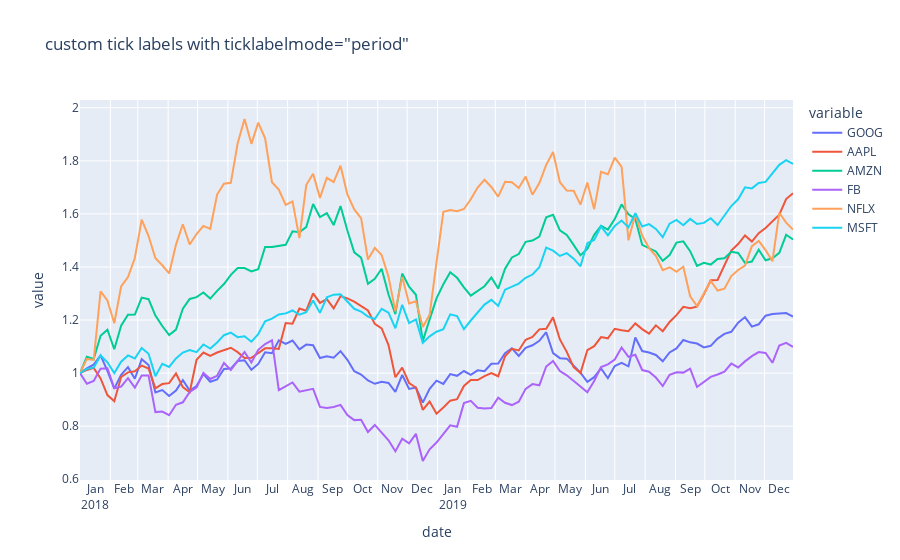

This figure's notebook cell:
### Code cell
import plotly.express as px
df = px.data.stocks()
fig = px.line(df, x="date", y=df.columns,
              hover_data={"date": "|%B %d, %Y"},
              title='custom tick labels with ticklabelmode="period"')
fig.update_xaxes(
    dtick="M1",
    tickformat="%b\n%Y",
    ticklabelmode="period")
fig.show()
